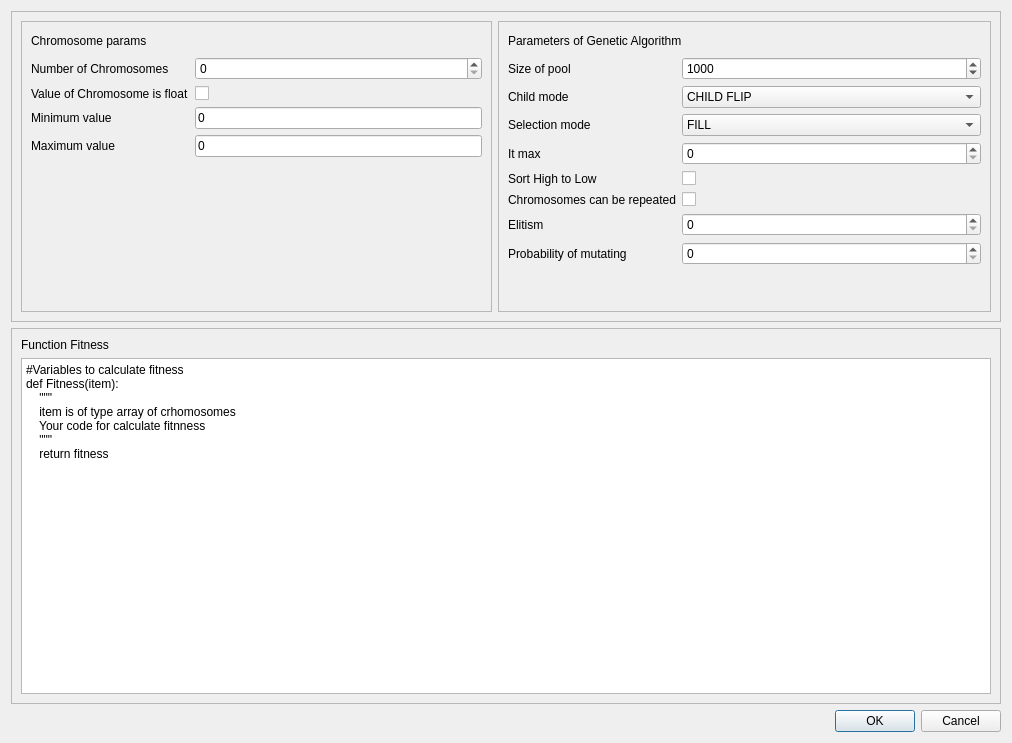
<?xml version="1.0" encoding="UTF-8"?>
<ui version="4.0">
 <class>Dialog</class>
 <widget class="QDialog" name="Dialog">
  <property name="geometry">
   <rect>
    <x>0</x>
    <y>0</y>
    <width>1012</width>
    <height>743</height>
   </rect>
  </property>
  <property name="windowTitle">
   <string>Dialog</string>
  </property>
  <layout class="QVBoxLayout" name="verticalLayout">
   <item>
    <widget class="QFrame" name="frame_4">
     <property name="maximumSize">
      <size>
       <width>16777215</width>
       <height>311</height>
      </size>
     </property>
     <property name="frameShape">
      <enum>QFrame::StyledPanel</enum>
     </property>
     <property name="frameShadow">
      <enum>QFrame::Raised</enum>
     </property>
     <layout class="QHBoxLayout" name="horizontalLayout_2">
      <item>
       <widget class="QFrame" name="frame_2">
        <property name="sizePolicy">
         <sizepolicy hsizetype="Expanding" vsizetype="Preferred">
          <horstretch>0</horstretch>
          <verstretch>0</verstretch>
         </sizepolicy>
        </property>
        <property name="frameShape">
         <enum>QFrame::StyledPanel</enum>
        </property>
        <property name="frameShadow">
         <enum>QFrame::Raised</enum>
        </property>
        <layout class="QVBoxLayout" name="verticalLayout_2">
         <item>
          <widget class="QLabel" name="label">
           <property name="maximumSize">
            <size>
             <width>16777215</width>
             <height>20</height>
            </size>
           </property>
           <property name="text">
            <string>Chromosome params</string>
           </property>
          </widget>
         </item>
         <item>
          <layout class="QFormLayout" name="formLayout_2">
           <property name="fieldGrowthPolicy">
            <enum>QFormLayout::AllNonFixedFieldsGrow</enum>
           </property>
           <item row="0" column="0">
            <widget class="QLabel" name="label_3">
             <property name="text">
              <string>Number of Chromosomes</string>
             </property>
            </widget>
           </item>
           <item row="0" column="1">
            <widget class="QSpinBox" name="N_Chrom">
             <property name="maximum">
              <number>9999999</number>
             </property>
            </widget>
           </item>
           <item row="1" column="0">
            <widget class="QLabel" name="label_5">
             <property name="text">
              <string>Value of Chromosome is float</string>
             </property>
            </widget>
           </item>
           <item row="1" column="1">
            <widget class="QCheckBox" name="Chrm_is_F">
             <property name="text">
              <string/>
             </property>
            </widget>
           </item>
           <item row="2" column="0">
            <widget class="QLabel" name="label_6">
             <property name="text">
              <string>Minimum value</string>
             </property>
            </widget>
           </item>
           <item row="2" column="1">
            <widget class="QLineEdit" name="Chrm_min">
             <property name="text">
              <string>0</string>
             </property>
            </widget>
           </item>
           <item row="3" column="0">
            <widget class="QLabel" name="label_7">
             <property name="text">
              <string>Maximum value</string>
             </property>
            </widget>
           </item>
           <item row="3" column="1">
            <widget class="QLineEdit" name="Chrm_max">
             <property name="text">
              <string>0</string>
             </property>
            </widget>
           </item>
          </layout>
         </item>
        </layout>
       </widget>
      </item>
      <item>
       <widget class="QFrame" name="frame">
        <property name="sizePolicy">
         <sizepolicy hsizetype="Expanding" vsizetype="Expanding">
          <horstretch>0</horstretch>
          <verstretch>0</verstretch>
         </sizepolicy>
        </property>
        <property name="frameShape">
         <enum>QFrame::StyledPanel</enum>
        </property>
        <property name="frameShadow">
         <enum>QFrame::Raised</enum>
        </property>
        <layout class="QVBoxLayout" name="verticalLayout_3">
         <item>
          <widget class="QLabel" name="label_2">
           <property name="maximumSize">
            <size>
             <width>16777215</width>
             <height>20</height>
            </size>
           </property>
           <property name="text">
            <string>Parameters of Genetic Algorithm</string>
           </property>
          </widget>
         </item>
         <item>
          <layout class="QFormLayout" name="formLayout_3">
           <property name="fieldGrowthPolicy">
            <enum>QFormLayout::AllNonFixedFieldsGrow</enum>
           </property>
           <item row="0" column="0">
            <widget class="QLabel" name="label_4">
             <property name="text">
              <string>Size of pool</string>
             </property>
            </widget>
           </item>
           <item row="0" column="1">
            <widget class="QSpinBox" name="Size_of_pool">
             <property name="minimum">
              <number>100</number>
             </property>
             <property name="maximum">
              <number>9999</number>
             </property>
             <property name="value">
              <number>1000</number>
             </property>
            </widget>
           </item>
           <item row="1" column="0">
            <widget class="QLabel" name="label_8">
             <property name="text">
              <string>Child mode</string>
             </property>
            </widget>
           </item>
           <item row="1" column="1">
            <widget class="QComboBox" name="Child_mode">
             <item>
              <property name="text">
               <string>CHILD FLIP</string>
              </property>
             </item>
             <item>
              <property name="text">
               <string>CHILD_SPLIT</string>
              </property>
             </item>
             <item>
              <property name="text">
               <string>CHILD_FLIP_TOURNAMENT_DETERMINISTIC</string>
              </property>
             </item>
             <item>
              <property name="text">
               <string>CHILD_FLIP_TOURNAMENT_PROBABILISTIC</string>
              </property>
             </item>
             <item>
              <property name="text">
               <string>CHILD_MEAN</string>
              </property>
             </item>
             <item>
              <property name="text">
               <string>CHILD_SPLIT_TOURNAMENT_DETERMINISTIC</string>
              </property>
             </item>
             <item>
              <property name="text">
               <string>CHILD_SPLIT_TOURNAMENT_PROBABILISTIC</string>
              </property>
             </item>
            </widget>
           </item>
           <item row="2" column="0">
            <widget class="QLabel" name="label_9">
             <property name="text">
              <string>Selection mode</string>
             </property>
            </widget>
           </item>
           <item row="2" column="1">
            <widget class="QComboBox" name="Selection_mode">
             <item>
              <property name="text">
               <string>FILL</string>
              </property>
             </item>
             <item>
              <property name="text">
               <string>ROULETE</string>
              </property>
             </item>
            </widget>
           </item>
           <item row="3" column="0">
            <widget class="QLabel" name="label_10">
             <property name="text">
              <string>It max</string>
             </property>
            </widget>
           </item>
           <item row="3" column="1">
            <widget class="QSpinBox" name="Itmax"/>
           </item>
           <item row="4" column="0">
            <widget class="QLabel" name="label_11">
             <property name="text">
              <string>Sort High to Low</string>
             </property>
            </widget>
           </item>
           <item row="4" column="1">
            <widget class="QCheckBox" name="High_Low">
             <property name="text">
              <string/>
             </property>
            </widget>
           </item>
           <item row="5" column="0">
            <widget class="QLabel" name="label_14">
             <property name="text">
              <string>Chromosomes can be repeated</string>
             </property>
            </widget>
           </item>
           <item row="5" column="1">
            <widget class="QCheckBox" name="Chrm_can_repetead">
             <property name="text">
              <string/>
             </property>
            </widget>
           </item>
           <item row="6" column="0">
            <widget class="QLabel" name="label_12">
             <property name="text">
              <string>Elitism</string>
             </property>
            </widget>
           </item>
           <item row="6" column="1">
            <widget class="QSpinBox" name="Elitism"/>
           </item>
           <item row="7" column="0">
            <widget class="QLabel" name="label_13">
             <property name="text">
              <string>Probability of mutating</string>
             </property>
            </widget>
           </item>
           <item row="7" column="1">
            <widget class="QSpinBox" name="Mute"/>
           </item>
          </layout>
         </item>
        </layout>
       </widget>
      </item>
     </layout>
     <zorder></zorder>
     <zorder>frame_2</zorder>
     <zorder>frame</zorder>
    </widget>
   </item>
   <item>
    <widget class="QFrame" name="frame_3">
     <property name="frameShape">
      <enum>QFrame::StyledPanel</enum>
     </property>
     <property name="frameShadow">
      <enum>QFrame::Raised</enum>
     </property>
     <layout class="QVBoxLayout" name="verticalLayout_4">
      <item>
       <widget class="QLabel" name="label_15">
        <property name="maximumSize">
         <size>
          <width>16777215</width>
          <height>15</height>
         </size>
        </property>
        <property name="text">
         <string>Function Fitness</string>
        </property>
       </widget>
      </item>
      <item>
       <widget class="QPlainTextEdit" name="Funt_Fitness">
        <property name="sizePolicy">
         <sizepolicy hsizetype="Expanding" vsizetype="Expanding">
          <horstretch>0</horstretch>
          <verstretch>0</verstretch>
         </sizepolicy>
        </property>
        <property name="minimumSize">
         <size>
          <width>0</width>
          <height>300</height>
         </size>
        </property>
        <property name="plainText">
         <string>#Variables to calculate fitness
def Fitness(item):
    &quot;&quot;&quot;
    item is of type array of crhomosomes
    Your code for calculate fitnness
    &quot;&quot;&quot;
    return fitness</string>
        </property>
       </widget>
      </item>
     </layout>
    </widget>
   </item>
   <item>
    <widget class="QDialogButtonBox" name="Aceptar_Cancelar">
     <property name="orientation">
      <enum>Qt::Horizontal</enum>
     </property>
     <property name="standardButtons">
      <set>QDialogButtonBox::Cancel|QDialogButtonBox::Ok</set>
     </property>
    </widget>
   </item>
  </layout>
 </widget>
 <resources/>
 <connections/>
</ui>
